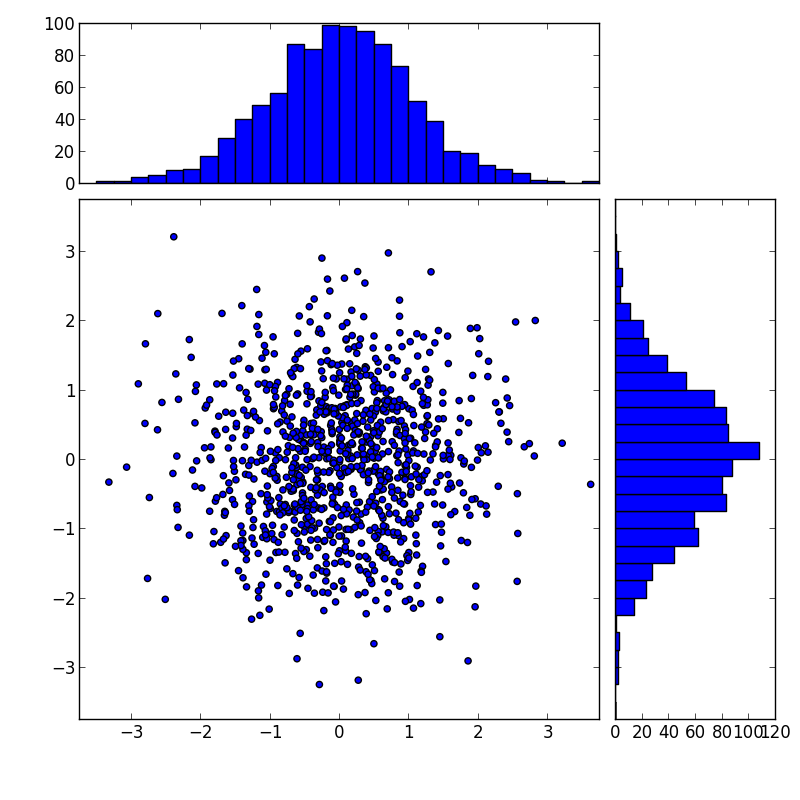

Recreate this plot in Python.
import numpy as np
import matplotlib.pyplot as plt
from matplotlib.ticker import NullFormatter

#Random Data
x = np.random.randn(1000)
y = np.random.randn(1000)

nullfmt	= NullFormatter()

#Axes Def'nz
left, width = 0.1, 0.65
bottom, height = 0.1, 0.65
bottom_h = left_h = left+width+0.02

rect_scatter = [left, bottom, width, height]
rect_histx = [left, bottom_h, width, 0.2]
rect_histy = [left_h, bottom, 0.2, height]

#start with a rectangular figure
plt.figure(1, figsize=(8,8))

axScatter = plt.axes(rect_scatter)
axHistx = plt.axes(rect_histx)
axHisty = plt.axes(rect_histy)

#No labels
axHistx.xaxis.set_major_formatter(nullfmt)
axHisty.yaxis.set_major_formatter(nullfmt)

#Scatter plot:
axScatter.scatter(x, y)

#Now determine 'nice' limits by hand:
binwidth = 0.25
xymax = np.max( [np.max(np.fabs(x)), np.max(np.fabs(y))] )
lim = int((xymax/binwidth) + 1) * binwidth

axScatter.set_xlim( (-lim, lim) )
axScatter.set_ylim( (-lim, lim) )

bins = np.arange(-lim, lim + binwidth, binwidth)
axHistx.hist(x, bins=bins)
axHisty.hist(y, bins=bins, orientation='horizontal')

axHistx.set_xlim( axScatter.get_xlim() )
axHisty.set_ylim( axScatter.get_ylim() )

plt.savefig('histexample.png')
